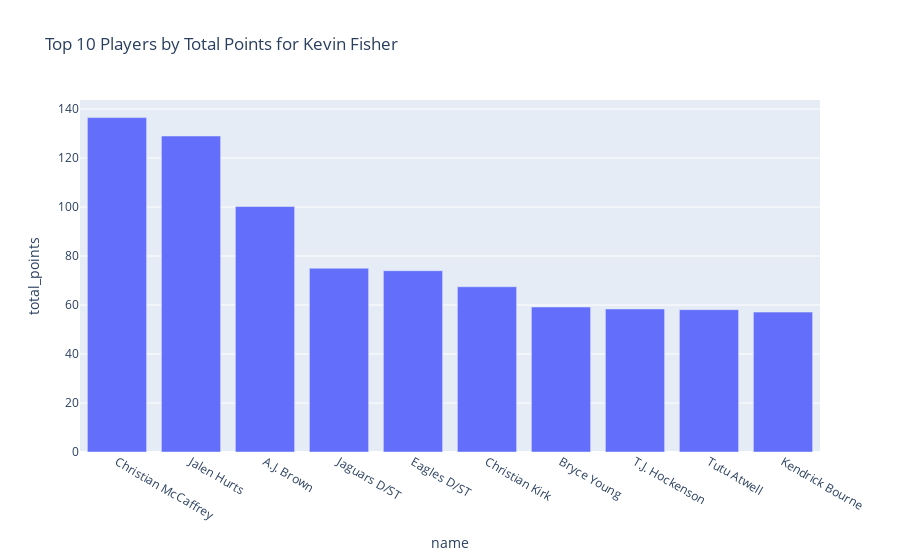

The notebook cell saved with this chart:
### Code cell
# Plot total points by player for Kevin Fisher's team
df_kevin = df_rosters[df_rosters['owner'] == 'Kevin Fisher']
df_kevin = df_kevin[['name', 'total_points']]
df_kevin = df_kevin.sort_values(by='total_points', ascending=False)
df_kevin = df_kevin.reset_index(drop=True)
df_kevin = df_kevin.head(10)

fig = px.bar(df_kevin, x='name', y='total_points', title='Top 10 Players by Total Points for Kevin Fisher')
# Adjust figure size
fig.show()

### Figure 1 — Plotly figure (JSON) as saved in the notebook; plotly's stock layout.template omitted (floating-point values rounded to 4 significant figures)
{"data": [{"alignmentgroup": "True", "hovertemplate": "name=%{x}<br>total_points=%{y}<extra></extra>", "legendgroup": "", "marker": {"color": "#636efa", "pattern": {"shape": ""}}, "name": "", "offsetgroup": "", "orientation": "v", "showlegend": false, "textposition": "auto", "type": "bar", "x": ["Christian McCaffrey", "Jalen Hurts", "A.J. Brown", "Jaguars D/ST", "Eagles D/ST", "Christian Kirk", "Bryce Young", "T.J. Hockenson", "Tutu Atwell", "Kendrick Bourne"], "xaxis": "x", "y": [136.5, 129.0, 100.2, 75, 74, 67.46, 59.18, 58.4, 58.1, 57.1], "yaxis": "y"}], "layout": {"barmode": "relative", "legend": {"tracegroupgap": 0}, "title": {"text": "Top 10 Players by Total Points for Kevin Fisher"}, "xaxis": {"anchor": "y", "domain": [0, 1], "title": {"text": "name"}}, "yaxis": {"anchor": "x", "domain": [0, 1], "title": {"text": "total_points"}}}}
